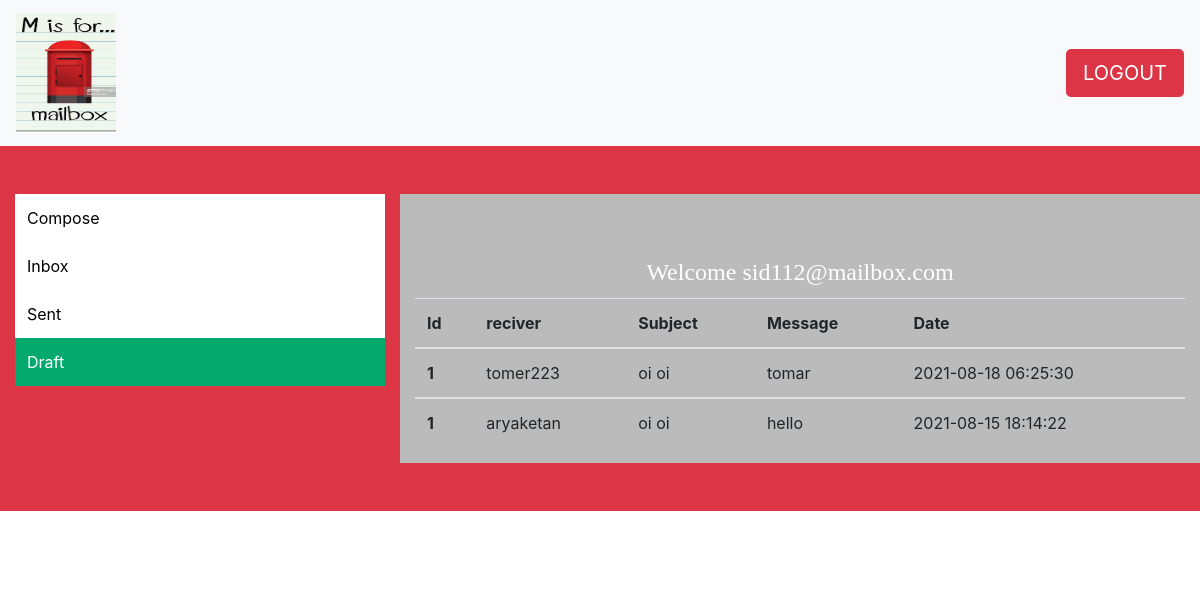
/draft.php (signed in), run on the app's committed database.
### tables this page shows
CREATE TABLE `draft` (
  `id` int(11) NOT NULL,
  `reciver` varchar(100) NOT NULL,
  `sender` varchar(100) NOT NULL,
  `subject` varchar(200) NOT NULL,
  `message` varchar(1000) NOT NULL,
  `datetime` timestamp NOT NULL DEFAULT current_timestamp() ON UPDATE current_timestamp()
);

### draft.php (the view, shortened to what this page needs)
<?php
include("connect.php");
$q="select * from register where username='$_SESSION[username]' and pass='$_SESSION[pass]'";
$res=mysqli_query($con,$q);
$c=mysqli_num_rows($res);
?>
<!doctype html>
<html lang="en">
<head>
    <link rel="stylesheet" href="https://cdn.jsdelivr.net/npm/bootstrap@4.6.0/dist/css/bootstrap.min.css">
</head>
<body>
<nav class="navbar navbar-light bg-light">
    <a class="navbar-brand" style="text-decoration: none; font-size: 20px;" href="logout.php">
      <img src="./Images/logo.png.jpg" height="120vh" width="100wh" class="d-inline-block align-top" alt="">
    </a>
    <a  href="logout.php"><button type="submit" value="LOGOUT" class="btn btn-danger btn-lg" >LOGOUT</button></a>
  </nav>
        <div class="center-body bg-danger">
            <div class="center-content">
                <div class="container-fluid pt-5 pb-5">
                    <div class="row">
                        <div class="column left col-4" >
                            <div class="vertical-menu">
                                <a href="./compose.php">Compose</a>
                                <a href="./account.php">Inbox</a>
                                <a href="./sent.php">Sent</a>
                                <a href="./draft.php" class="active">Draft</a>
                            </div>
                        </div>
                        <div class="column right col-9" style="background-color:#bbb;">
                            <?php
                            if($c==0)
                                    {
                                    header("location:index.php");
                                    }
                                    else
                                    {
                                    echo "<h1 class='text-center'><font face=Brush Script MT size=5px color=white><br>Welcome $_SESSION[username]</font></h1>";
                                    }
                            ?>
                            <?php
                             include("connect.php");
                            $tab="select * from draft where sender='$_SESSION[username]'";
                            $res=mysqli_query($con,$tab);
                            ?>
                            <table class="table table-hover table-responsive  w-100 d-block d-sm-table">
                            <thead>
                              <tr>
                              <th scope="col">Id</th>
                                <th scope="col">reciver</th>
                                <th scope="col">Subject</th>
                                <th scope="col">Message</th>
                                <th scope="col">Date</th>
                              </tr>
                            </thead>
                            <?php
                                 while ($row=mysqli_fetch_assoc($res))
                                  {
                              ?>
                              <tbody>
                              <tr>
                                <th scope="row">1</th>
                                <td><?php echo $row['reciver'];?></td>
                                <td><?php echo $row['subject'];?></td>
                                <td><?php echo $row['message'];?></td>
                                <td><?php echo $row['datetime'];?></td>
                              </tr>
                            </tbody>
                            <?php
                                 }
                            ?>
                            </table>
                        </div>
                    </div>
                </div>
            </div>
        </div>
        <div class="footer pt-5 pb-5 text-white">
            <footer class="text-center font-weight-bolder">&copy mailBOX.com 2021</footer>
        </div>
</body>
</html>

### draft.php (style rules this page uses)
* { box-sizing: border-box; }
.row { display: flex; }
.column { flex: 50%; }
.vertical-menu { width: 100%; }
.vertical-menu a { background-color:white; color: black; display: block; padding: 12px; text-decoration: none; }
.vertical-menu a.active { background-color: #04AA6D; color: white; }

### data on the page
draft: reciver "tomer223", subject "oi oi", message "tomar", datetime "2021-08-18 06:25:30"
draft: reciver "aryaketan", subject "oi oi", message "hello", datetime "2021-08-15 18:14:22"

### other printed values
$_SESSION[username] "sid112@mailbox.com"
